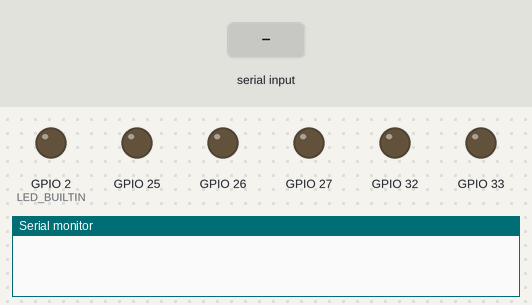
A sketch run on a simulated ESP32. Shown: output pins drawn as LEDs (lit = HIGH), the last lines printed to the serial monitor. The test bench sets the inputs (shaded band).

Above: at 1.2 s.
1.3 s: "test\n" received over Serial
At 2.7 s:
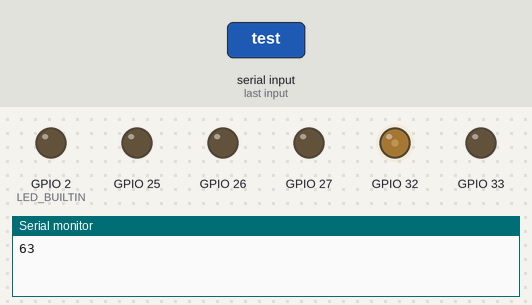
At 5.3 s:
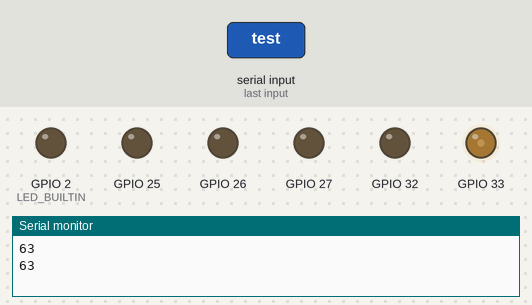
Timing chart, 0 to 20.3 s (numbered marks = the images above; inputs shaded):
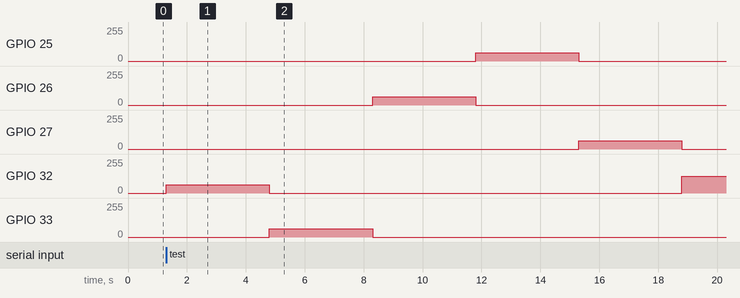

The sketch:

temp_firmware.ino
```cpp
// the number of the LED pin

// setting PWM properties
const int freq = 5000;
const int resolution = 8;
const int trialspacing = 3500;
const int totaltrials = 4;

void setup(){
  Serial.begin(115200);
  pinMode(LED_BUILTIN, OUTPUT);
  // configure LED PWM functionalitites
  ledcSetup(0, freq, resolution);
  ledcSetup(1, freq, resolution);
  ledcSetup(2, freq, resolution);
  ledcSetup(3, freq, resolution);
  ledcSetup(4, freq, resolution);

  // attach the channel to the GPIO to be controlled
  ledcAttachPin(32, 0); // WHITE
  ledcAttachPin(33, 1); // RED
  ledcAttachPin(26, 2); // GREEN
  ledcAttachPin(25, 3); // BLUE
  ledcAttachPin(27, 4); // FAR RED

}

//void loop(){
  // increase the LED brightness
//  for(int dutyCycle = 0; dutyCycle <= 255; dutyCycle++){
//    // changing the LED brightness with PWM
//    ledcWrite(ledChannel, dutyCycle);
//    delay(15);
//  }

//  delay(100000);
//}
void loop() {
  if (Serial.available()) { // if there is data comming
    String command = Serial.readStringUntil('\n'); // read string until newline character

    if (command == "test") {
      for(int i = 1; i <= totaltrials; i++){
        for(int j = 0; j <= 4; j++){

          ledcWrite(j, (255 / totaltrials) * (i));
          Serial.println((255 / totaltrials) * (i));
          delay(trialspacing);
          ledcWrite(j, 0);
        }
      }
    } else if (command == "ping") {
      digitalWrite(LED_BUILTIN, HIGH);  // turn off LED
      Serial.println("pong");
    } else if (command.substring(0, 1) == "w") {
      ledcWrite(0, command.substring(1).toInt());
    } else if (command.substring(0, 1) == "r") {
      ledcWrite(1, command.substring(1).toInt());
    } else if (command.substring(0, 1) == "g") {
      ledcWrite(2, command.substring(1).toInt());
    } else if (command.substring(0, 1) == "b") {
      ledcWrite(3, command.substring(1).toInt());
    } else if (command.substring(0, 1) == "f") {
      ledcWrite(4, command.substring(1).toInt());
    } else if (command == "cll") {
      ledcWrite(0, 0);
      ledcWrite(1, 0);
      ledcWrite(2, 0);
      ledcWrite(3, 0);
      ledcWrite(4, 0);
    }
  }
}
```

Measured:
- after the input at 1.3 s, GPIO 25: 0/255 → 63/255 after 10.5 s, → 0/255 3.5 s later; GPIO 26: 0/255 → 63/255 after 7.0 s, → 0/255 3.5 s later; GPIO 27: 0/255 → 63/255 after 14.0 s, → 0/255 3.5 s later; GPIO 32: 0/255 → 63/255 at once, → 0/255 3.5 s later, → 126/255 14.0 s later; GPIO 33: 0/255 → 63/255 after 3.5 s, → 0/255 3.5 s later
